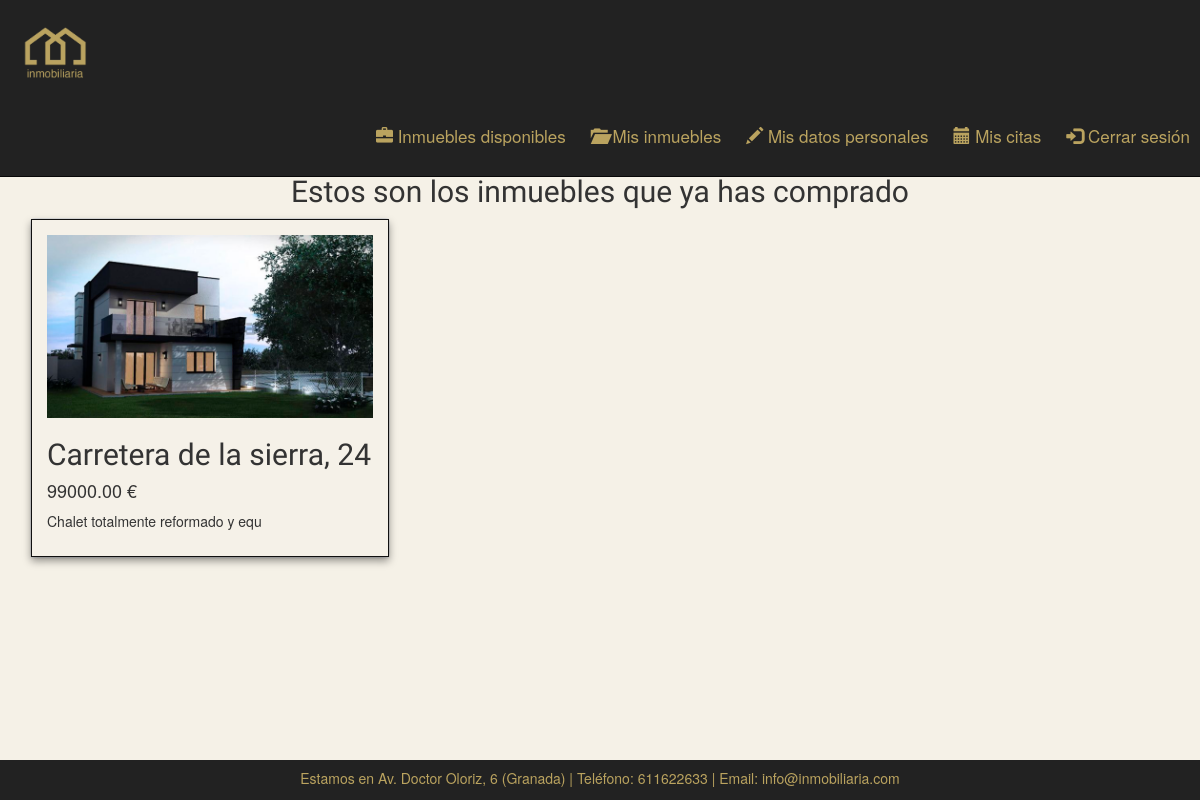
/php/misinmuebles.php (signed in), run on the app's committed database.
### tables this page shows
CREATE TABLE IF NOT EXISTS `inmuebles` (
`id` bigint(20) unsigned NOT NULL,
  `direccion` varchar(50) NOT NULL,
  `descripcion` varchar(1500) NOT NULL,
  `precio` decimal(12,2) NOT NULL,
  `id_cliente` bigint(20) NOT NULL,
  `imagen` varchar(100) NOT NULL
);

### php/misinmuebles.php (the view, shortened to what this page needs)
<?php
    include "funciones.php";
  ?>
<!DOCTYPE html>
<html lang="es">
  <head>
    <link href="../css/bootstrap.min.css" rel="stylesheet" media="screen">
    <link rel="stylesheet" href="../css/mis-estilos.css">
  </head>
  <body>
    <div class="container-fluid">
      <div class="row">
        <div class="col-xs-12 menu-inicio">
          <h2 align="center" style="margin-top: 50px;">Estos son los inmuebles que ya has comprado</h2>
          <?php
            $id = $_SESSION['id_usuario'];
            $con = abrirConexion();
            $sql = "select * from inmuebles where id_cliente='$id'";
            $consulta = mysqli_query($con,$sql);
            if (!$consulta) {
              echo "Error al realizar la consulta";
            } else {
              $num_filas = mysqli_num_rows($consulta);
              if ($num_filas == 0) {
                echo "<div class='alert alert-warning warning-new col-sm-6 col-sm-offset-3' align='center'>
                        <h2>Aún no tienen ningún inmueble comprado :(</h2>
                      </div>";
              } else {
                while ($fila = mysqli_fetch_array($consulta,MYSQLI_ASSOC)) {
                  echo "<div class='col-sm-4'>";
                  echo "<div class='panel panel-default'>";
                  echo "<div class='panel-body tnoticias'>";
                  echo "<img class='img-responsive' src='$fila[imagen]'>
                        <h2>$fila[direccion]</h2>
                        <h4>$fila[precio] €</h4>
                        <p>$fila[descripcion]</p>";
                  echo "</div></div></div>";
                }
              }
            }
           ?>
        </div>
      </div>
    </div>
    <footer class="navbar-nav navbar-inverse">
      <p align="center">Estamos en Av. Doctor Oloriz, 6 (Granada) | Teléfono: 611622633 | Email: info@inmobiliaria.com</p>
    </footer>
  </body>
</html>

### css/mis-estilos.css (style rules this page uses)
body { background-color: #f5f1e7; }
h1, h2,h3 { font-family: 'Lobster Two'; }
footer { background-color: black; padding-top: 8px; display: both; bottom: 0; width: 100%; height: 40px; color: #baa35f; position: fixed; }
.menu-inicio { margin-top: 125px; }
.tnoticias { padding: 15px; border: solid 0.5px; border-color: #101010; background-color: #f5f1e8; box-shadow: 0 4px 8px 0 rgba(0,0,0,0.4); transition: 0.5s; }

### data on the page
inmuebles: imagen (picture), direccion "Carretera de la sierra, 24", precio "99000.00", descripcion "Chalet totalmente reformado y equ"
